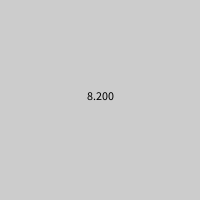
Frame 1 (no input)
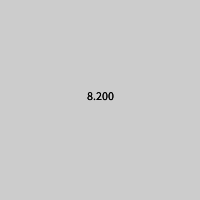
Frame 2 (the mouse pressed at the canvas centre, redrawn once)

The Processing sketch that drew these frames (run headless with seeded random() and noise(); the mouse was pressed at the canvas centre and the sketch redrawn once):

// Processing sketch: floatList
// ── floatList.pde
  
FloatList inventory;

void setup() {
  size(200, 200);
  inventory = new FloatList();
  inventory.append(108.6);
  inventory.append(5.8);
  inventory.append(8.2);
  println(inventory);
  noLoop();
  fill(0);
  textAlign(CENTER);
}

void draw() {
  float nums = inventory.get(2);
  text(nums, width/2, height/2);
}
